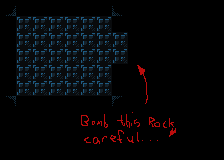

Rendered tile map (Tiled .tmx) drawn with the repository's tilesets; below, a short description and the full map source, tile grids included:
An orthogonal 14x10 tile map with 16x16 px tiles, 2 tile layers (background, foreground) and 24 objects (21x tile, finish_tile, destructible, actor).

<map version="1.4" tiledversion="1.4.2" orientation="orthogonal" renderorder="right-down" width="14" height="10" tilewidth="16" tileheight="16" infinite="0" nextlayerid="9" nextobjectid="50">
 <properties>
  <property name="next_level" value="./data/levels/tmx/tutorial-picking-up-easy.tmx" />
  <property name="player_bomb_count" value="5" />
  <property name="turns_to_ace" type="int" value="4" />
 </properties>
 <tileset firstgid="1" name="newtiledsheet" tilewidth="16" tileheight="16" tilecount="171" columns="9">
  <image source="../../newtiledsheet.png" width="144" height="304" />
  <tile id="0">
   <properties>
   </properties>
  </tile>
  <tile id="1">
   <properties>
   </properties>
  </tile>
  <tile id="2">
   <properties>
   </properties>
  </tile>
  <tile id="3">
   <properties>
   </properties>
  </tile>
  <tile id="4">
   <properties>
   </properties>
  </tile>
  <tile id="9">
   <properties>
   </properties>
  </tile>
  <tile id="10">
   <properties>
   </properties>
  </tile>
  <tile id="11">
   <properties>
   </properties>
  </tile>
  <tile id="12">
   <properties>
   </properties>
  </tile>
  <tile id="13">
   <properties>
   </properties>
  </tile>
  <tile id="18">
   <properties>
   </properties>
  </tile>
  <tile id="19">
   <properties>
   </properties>
  </tile>
  <tile id="27">
   <properties>
   </properties>
  </tile>
  <tile id="28">
   <properties>
   </properties>
  </tile>
  <tile id="29">
   <properties>
   </properties>
  </tile>
  <tile id="30">
   <properties>
   </properties>
  </tile>
  <tile id="31">
   <properties>
   </properties>
  </tile>
  <tile id="32">
   <properties>
   </properties>
  </tile>
  <tile id="36">
   <properties>
    <property name="lifespan" value="5" />
    <property name="type" value="bomb" />
   </properties>
  </tile>
  <tile id="37">
   <properties>
    <property name="lifespan" value="4" />
    <property name="type" value="bomb" />
   </properties>
  </tile>
  <tile id="38">
   <properties>
    <property name="lifespan" value="3" />
    <property name="type" value="bomb" />
   </properties>
  </tile>
  <tile id="39">
   <properties>
    <property name="lifespan" value="2" />
    <property name="type" value="bomb" />
   </properties>
  </tile>
  <tile id="40">
   <properties>
    <property name="lifespan" value="1" />
    <property name="type" value="bomb" />
   </properties>
  </tile>
  <tile id="41">
   <properties>
    <property name="type" value="bomb" />
   </properties>
  </tile>
  <tile id="44">
   <properties>
    <property name="moveable" value="True" />
   </properties>
  </tile>
  <tile id="45">
   <properties>
    <property name="type" value="actor" />
   </properties>
  </tile>
 </tileset>
 <layer id="1" name="background" width="14" height="10">
  <data encoding="csv">
3,27,27,27,27,27,27,4,22,22,22,22,22,22,
27,19,19,19,19,19,19,22,22,22,22,22,22,22,
27,19,19,19,19,19,19,19,22,22,22,22,22,22,
22,19,19,19,19,19,19,19,22,22,22,22,22,22,
22,19,19,19,19,19,19,26,22,22,22,22,22,22,
22,19,19,19,19,19,19,22,22,22,22,22,22,22,
12,22,22,22,22,22,22,13,22,22,22,22,22,22,
22,22,22,22,22,22,22,22,22,22,22,22,22,22,
22,22,22,22,22,22,22,22,22,22,22,22,22,22,
22,22,22,22,22,22,22,22,22,22,22,22,22,22
</data>
 </layer>
 <layer id="7" name="foreground" width="14" height="10">
  <data encoding="csv">
0,0,0,0,0,0,0,0,0,0,0,0,0,0,
0,0,0,0,0,0,0,0,0,0,0,0,0,0,
0,0,0,0,0,0,0,0,0,0,0,0,0,0,
0,0,0,0,0,0,0,0,0,0,0,0,0,0,
0,0,0,0,0,0,0,0,118,119,0,0,0,0,
0,0,0,0,0,0,0,0,127,128,0,0,0,0,
0,0,0,0,0,0,0,0,136,137,0,0,0,0,
0,0,0,0,0,120,121,104,105,123,124,0,0,0,
0,0,0,0,0,129,130,131,132,133,134,0,0,0,
0,0,0,0,0,0,0,0,0,0,0,0,0,0
</data>
 </layer>
 <objectgroup id="3" name="objects">
  <object id="10" name="wall-right" type="tile" gid="11" x="0" y="48" width="16" height="16" />
  <object id="12" name="wall-up" type="tile" gid="10" x="16" y="112" width="16" height="16" />
  <object id="15" name="wall-down" type="tile" gid="1" x="16" y="16" width="16" height="16" />
  <object id="20" name="finish" type="finish_tile" gid="32" x="128" y="48" width="16" height="16" />
  <object id="24" name="wall-left" type="tile" gid="2" x="112" y="32" width="16" height="16" />
  <object id="25" name="wall-left" type="tile" gid="2" x="112" y="96" width="16" height="16" />
  <object id="26" name="wall-right" type="tile" gid="11" x="0" y="64" width="16" height="16" />
  <object id="27" name="wall-right" type="tile" gid="11" x="0" y="80" width="16" height="16" />
  <object id="28" name="wall-right" type="tile" gid="11" x="0" y="96" width="16" height="16" />
  <object id="34" name="wall-down" type="tile" gid="1" x="32" y="16" width="16" height="16" />
  <object id="35" name="wall-down" type="tile" gid="1" x="96" y="16" width="16" height="16" />
  <object id="36" name="wall-down" type="tile" gid="1" x="80" y="16" width="16" height="16" />
  <object id="37" name="wall-down" type="tile" gid="1" x="64" y="16" width="16" height="16" />
  <object id="38" name="wall-down" type="tile" gid="1" x="48" y="16" width="16" height="16" />
  <object id="39" name="wall-up" type="tile" gid="10" x="32" y="112" width="16" height="16" />
  <object id="40" name="wall-up" type="tile" gid="10" x="64" y="112" width="16" height="16" />
  <object id="41" name="wall-up" type="tile" gid="10" x="80" y="112" width="16" height="16" />
  <object id="42" name="wall-up" type="tile" gid="10" x="48" y="112" width="16" height="16" />
  <object id="44" name="wall-right" type="tile" gid="11" x="0" y="32" width="16" height="16" />
  <object id="45" name="wall-left" type="tile" gid="2" x="112" y="80" width="16" height="16" />
  <object id="46" name="wall-up" type="tile" gid="10" x="96" y="112" width="16" height="16" />
  <object id="47" name="rock" type="destructible" gid="21" x="112" y="48" width="16" height="16" />
  <object id="48" name="wall-left" type="tile" gid="2" x="112" y="64" width="16" height="16" />
  <object id="49" name="player" type="actor" gid="46" x="16" y="32" width="16" height="16" />
 </objectgroup>
</map>
